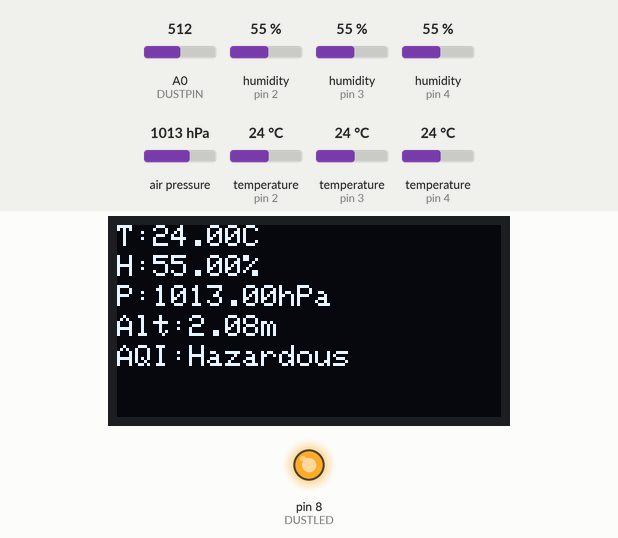
Recording of a program running on a simulated Arduino Uno, built with avr-gcc and run on an emulated ATmega328P. Parts: 128×64 one-colour display, output pins drawn as LEDs (lit = HIGH). The test bench sets the inputs (shaded band); at power-on: A0 (DUSTPIN) = 512, humidity (sensors on pin 2, pin 3, pin 4) 55 %, air pressure 1013 hPa, temperature (sensors on pin 2, pin 3, pin 4) 24 °C. What the program prints to the serial monitor is not drawn.

Above: at 1.2 s.
1.3 s: A0 (DUSTPIN) set to 376
3.9 s: A0 (DUSTPIN) set to 350
At 6.2 s:
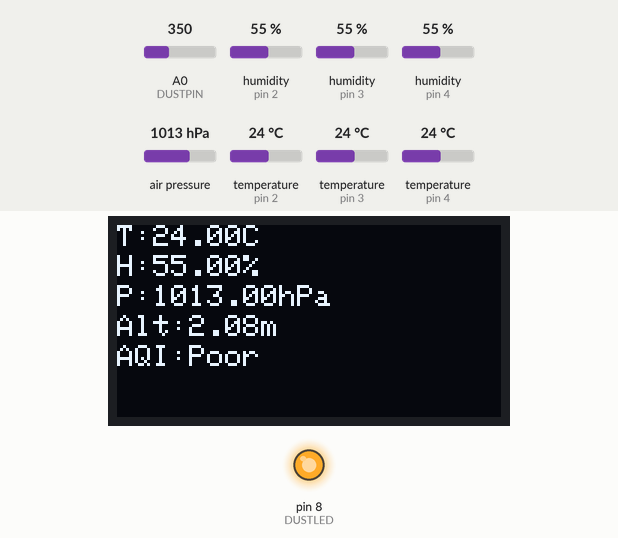
6.5 s: humidity (sensor on pin 2) set to 22 %
At 8.7 s:
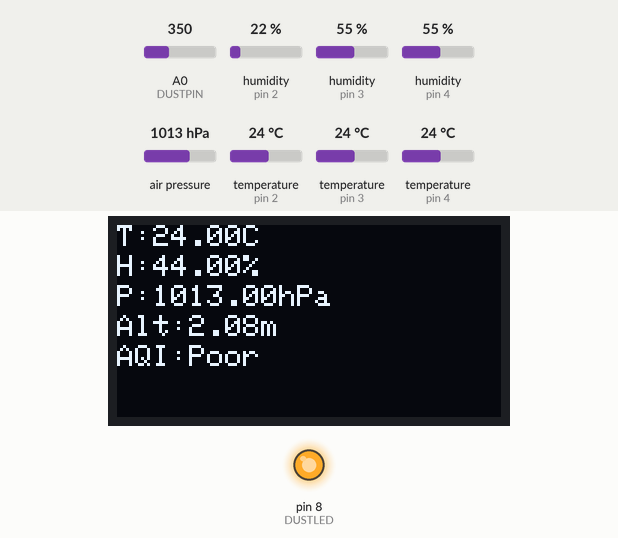
9.1 s: A0 (DUSTPIN) set to 252
11.7 s: A0 (DUSTPIN) set to 222
At 12.4 s:
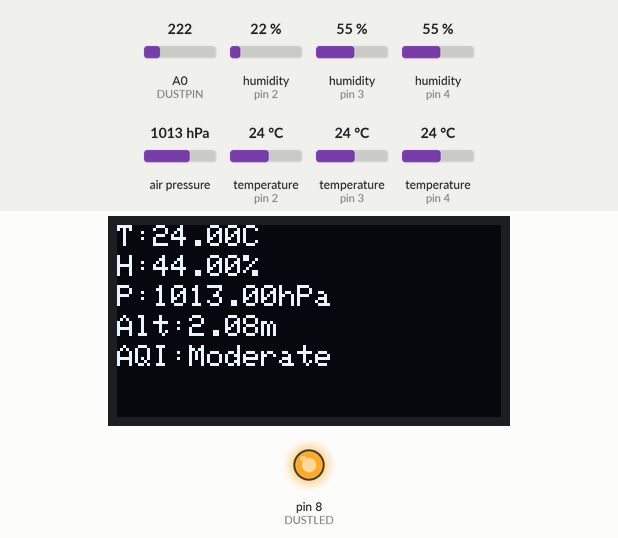
14.3 s: humidity (sensor on pin 3) set to 22 %
At 17.3 s:
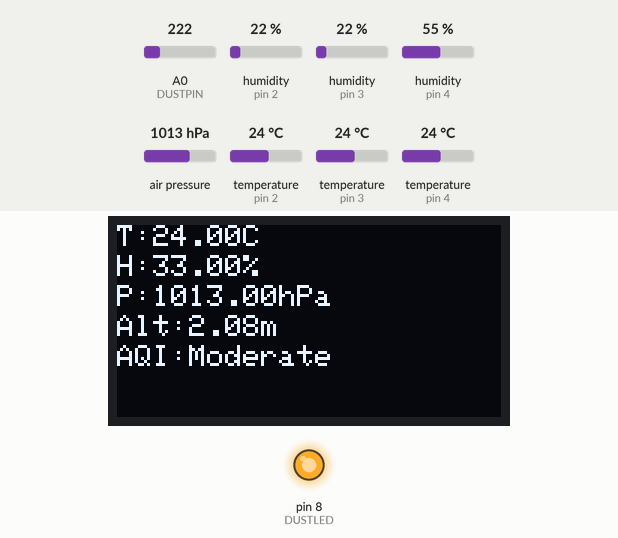
Timing chart, 0 to 18.8 s (numbered marks = the images above; inputs shaded):
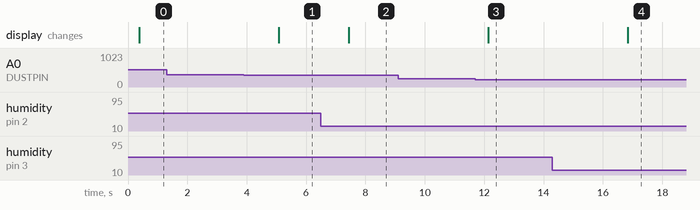

The program:

main.cpp
```cpp
// Inclusions
#include <Arduino.h>
#include <DHT.h>
#include <Adafruit_BMP085.h>
#include <Wire.h>
#include <Adafruit_SSD1306.h>
#include <Adafruit_GFX.h>

// definations

// DHT11 - 1
#define DHTPIN 2
#define DHTTYPE DHT11

// DHT11 - 2
#define DHTPIN2 3
#define DHTTYPE2 DHT11

// DHT11 - 3
#define DHTPIN3 4
#define DHTTYPE3 DHT11

// GP2Y dust sensor
#define DUSTPIN A0
#define DUSTLED 8

// Oled
#define SCREEN_WIDTH 128
#define SCREEN_HEIGHT 64
bool oledStatus = true;


DHT dht1(DHTPIN, DHTTYPE);
DHT dht2(DHTPIN2, DHTTYPE2);
DHT dht3(DHTPIN3, DHTTYPE3);
Adafruit_BMP085 bmp;
Adafruit_SSD1306 oled(SCREEN_WIDTH, SCREEN_HEIGHT, &Wire, -1);


void readprintDHT(){
  float temp1;
  float hum1;
  float temp2;
  float hum2;
  float temp3;
  float hum3;
  float avgtemp;
  float avghum;

  // DHT11 - 1
  temp1 = dht1.readTemperature();
  hum1 = dht1.readHumidity();

  // DHT11 - 2
  temp2 = dht2.readTemperature();
  hum2 = dht2.readHumidity();

  // DHT11 - 3
  temp3 = dht3.readTemperature();
  hum3 = dht3.readHumidity();


  // Validation
  if(isnan(temp1) || isnan(hum1)){
    Serial.println("Reading too fast from DHT11 - 1, Increase Delay time or Check Wiring, Power and sensor");
    delay(2000);
    return;
  }
  if(isnan(temp2) || isnan(hum2)){
    Serial.println("Reading too fast from DHT11 - 2, Increase Delay time or Check Wiring, Power and sensor");
    delay(2000);
    return;
  }
    if(isnan(temp3) || isnan(hum3)){
    Serial.println("Reading too fast from DHT11 - 3, Increase Delay time or Check Wiring, Power and sensor");
    delay(2000);
    return;
  }

    // Printing temp and hum
  Serial.print("Temprature: ");
  Serial.print(temp1);
  Serial.println(" °C");

  Serial.print("Humidity: ");
  Serial.print(hum1);
  Serial.println(" %");

  Serial.println(" ");

  Serial.print("Temprature 2 : ");
  Serial.print(temp2);
  Serial.println(" °C");

  Serial.print("Humidity 2: ");
  Serial.print(hum2);
  Serial.println(" %");

  Serial.println(" ");

  Serial.print("Temprature 3: ");
  Serial.print(temp3);
  Serial.println(" °C");

  Serial.print("Humidity 3: ");
  Serial.print(hum3);
  Serial.println(" %");

  Serial.println(" ");

  // Calculating Average
  avgtemp = (temp1 + temp2 + temp3)/3.0;
  avghum = (hum1 + hum2 + hum3)/3.0;

  // Printing AVG TEMP and HUM
  Serial.print("AVG Temp: ");
  Serial.print(avgtemp);
  Serial.println(" °C");

  Serial.print("AVG Hum: ");
  Serial.print(avghum);
  Serial.println(" %");

    //Oled
  if (oledStatus == true)
  {
    oled.clearDisplay();
    oled.setCursor(0,0);
    oled.print("T:");
    oled.print(avgtemp);
    oled.print("C");

    oled.setCursor(0,10);
    oled.print("H:");
    oled.print(avghum);
    oled.print("%");


  }
}

void readprintbmp(){
  float press;
  float Alt;
  float pressh;

  // BMP180
  press = bmp.readPressure();
  Alt = bmp.readAltitude();

  //Conversion of Pa to hPa
  pressh = press/100.0;
  // Printing Pressure and Altitude
  Serial.print("pressure: ");
  Serial.print(pressh);
  Serial.println(" hPa");

  Serial.print("Altitude: ");
  Serial.print(Alt);
  Serial.println(" m");
  if (oledStatus == true)
  {
    oled.setCursor(0,20);
    oled.print("P:");
    oled.print(pressh);
    oled.print("hPa");

    oled.setCursor(0,30);
    oled.print("Alt:");
    oled.print(Alt);
    oled.print("m");


  }

}

void readprintairsensor(){
  int dustRAW;
  float dustVoltage;
  float DustDensity;
  String aqi;


  // Measuring Dust levels
  digitalWrite(DUSTLED,LOW);
  delayMicroseconds(280);
  dustRAW = analogRead(DUSTPIN);
  delayMicroseconds(40);
  digitalWrite(DUSTLED, HIGH);
  delayMicroseconds(9680);

  // converting to volltage
  dustVoltage = (dustRAW * 5.0)/1023.0;

  // Converting to DustDensity
  DustDensity = (0.17 * dustVoltage - 0.1);

  // classifying AQI
  if (DustDensity < 0)
  {
    DustDensity = 0;
  }
  if (DustDensity <= 0.05)
  {
    aqi = "Good";
  }
  else if (DustDensity <= 0.1)
  {
    aqi = "Moderate";
  }
  else if (DustDensity <= 0.2)
  {
    aqi = "Poor";
  }
  else{
    aqi = "Hazardous";
  }

  // printing RAW values for GP2Y dust sensor
  Serial.print("Dust Raw: ");
  Serial.println(dustRAW);

  Serial.print("Dust Voltage: ");
  Serial.print(dustVoltage);
  Serial.println(" V");

  Serial.print("Dust Density: ");
  Serial.print(DustDensity);
  Serial.println(" mg/m3");

  //printing AQI
  Serial.print("Air Quality: ");
  Serial.println(aqi);

  if (oledStatus == true)
  {
    oled.setCursor(0,40);
    oled.print("AQI:");
    oled.print(aqi);


  }

}

// Initialliation
void setup(){
  Serial.begin(9600);

  dht1.begin();
  dht2.begin();
  dht3.begin();

  if (!bmp.begin())
  {
    Serial.println("Error in initializing of BMP180, Check sensor and Wiring");
  }

  pinMode(DUSTLED, OUTPUT);
  digitalWrite(DUSTLED, HIGH);

  if (!oled.begin(SSD1306_SWITCHCAPVCC, 0x3C))
  {
     Serial.println("OLED coudn't be initialized");
     oledStatus = false;
     Serial.println("Oled Status set to false");
  }
  else{
   oled.clearDisplay();
   oled.setTextColor(SSD1306_WHITE);
   oled.setTextSize(1);

  }

}

// Loop
void loop(){
  if (oledStatus) {
    oled.clearDisplay();
  }

  //read and print DHT Values
  readprintDHT();
  //read and print BMP Values
  readprintbmp();
  //read and print Air quality Values
  readprintairsensor();

  if (oledStatus) {
      oled.display();
  }
  // Delay(ensures propers data readings) before running eveything on loop
  delay(2000);
}
```

Measured:
- the behaviour switches between 362 and 361 on A0 (DUSTPIN) (found by bisection; images 0 and 1)
- the behaviour switches between 241 and 240 on A0 (DUSTPIN) (found by bisection; images 2 and 3)
- after the input at 3.9 s, the display: changes after 1.2 s (image 1)
- after the input at 6.5 s, the display: changes after 0.93 s (image 2)
- after the input at 11.7 s, the display: changes after 0.43 s (image 3)
- after the input at 14.3 s, the display: changes after 2.5 s (image 4)
